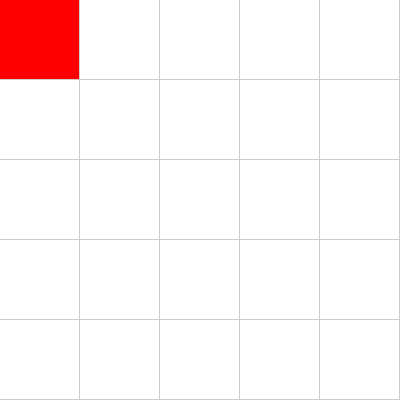
Frame 1 (no input)
Frame 60 (the mouse pressed at the canvas centre just before this capture): identical to frame 1, image omitted
Frame 120 (the mouse held since frame 60 and released just before this capture): identical to frame 1, image omitted

The Processing sketch that drew this single still picture (run headless with seeded random() and noise(); from frame 60 on, the mouse is pressed at the canvas centre):

// Processing sketch: AStar
// ── AStar.pde
int cols = 5;
int rows = 5;
Spot[][] grid = new Spot[cols][rows];
ArrayList<Spot> open = new ArrayList<Spot>();
ArrayList<Spot> closed = new ArrayList<Spot>();

Spot start;
Spot end;

float wC;
float hC;

void setup(){
  size(400, 400);
  //Create all the spots
  for(int x = 0; x < cols; x++){
    for(int y = 0; y < rows; y++){
      grid[x][y] = new Spot(x, y);
    }
  }
  
  start = grid[0][0];
  end = grid[cols - 1][rows - 1];
  
  open.add(start);
  
  wC = width / cols;
  hC = height / rows;
}

void draw(){
  if(open.size() > 0){
    //Find the lowest cost openSet
    Spot winner = open.get(0);
    for(Spot spot : open){
      if(spot.f < winner.f){
        winner = spot;
      }
    }
    
    Spot current = winner;
    
    if(winner == end){//We foudn the end
      println("DONE");
    }
    
    closed.add(current);
    open.remove(current);
    
    
  }else{
    //No solution
  }
  
  //Draw all the spots
  for(Spot[] row : grid){
    for(Spot spot: row){
      spot.show(color(255));
    }
  }
  
  
  for(Spot spot : closed){
    spot.show(color(255, 0, 0));
  }
  
  for(Spot spot : open){
    spot.show(color(0, 255, 0));
  }
  
}

// ── Spot.pde
class Spot{
  int x;
  int y;
  float f = 0;
  float g = 0;
  float h = 0;
  ArrayList<Spot> neighbors = new ArrayList<Spot>();
  
  public Spot(int xPos, int yPos){
    x = xPos;
    y = yPos;
  }
  
  void show(color c){
    fill(c);
    noStroke();
    rect(x * wC, y * hC, wC - 1, hC - 1);
  }
  
  void addNeighbors(Spot[][] grid){
    if(x >= 1) neighbors.add(grid[x - 1][y]);
    if(x < cols - 1) neighbors.add(grid[x + 1][y]);
    if(x >= 1) neighbors.add(grid[x - 1][y]);
    
  }
}
